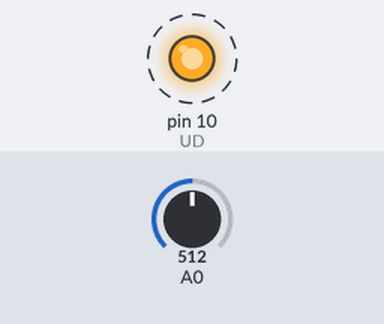
Simulated run of this sketch. Board: Arduino Uno, built with avr-gcc and run on an emulated ATmega328P. Parts: output pins drawn as LEDs (lit = HIGH). Dashed ring = blinking. The inputs (shaded band) are chosen by the test bench; at power-on: A0 = 512. Pins used as bus, display or sensor lines are not drawn; what the sketch prints to the serial monitor is not drawn.

Above: at 0.5 s.
Timing chart, 0 to 5.0 s (numbered marks = the images above):
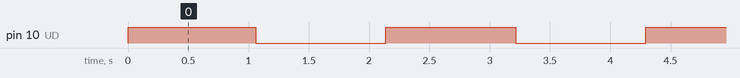

The sketch:

digit_pot_check.ino
```cpp
// digit pot
#define UD  10                         // выходы к которым подключен модуль
#define INC 11
#define CS  12
//


int digitpot_pos=0;
bool digitpot_direct=1; // 0 -down // 1-up


void setup()  {

  //digit pot
  pinMode(INC, OUTPUT);
  pinMode(UD, OUTPUT);
  pinMode(CS, OUTPUT);
  digitalWrite(CS, HIGH);
   // to_down();

  Serial.begin(115200);

  pinMode(A0, INPUT);
  pinMode(INC, OUTPUT);
  pinMode(UD, OUTPUT);
  pinMode(CS, OUTPUT);
  digitalWrite(CS, HIGH);

}

void to_down(){
  for(int i=0;i<100;i++){
    down();
  }
  digitpot_direct=1;
  digitpot_pos=0;
}


void to_upx(int x){
  for(int i=0;i<x;i++){
    up();
  }
  digitpot_direct=0; //
  digitpot_pos=x;
}

void up(){                            // поднимает ползунок в верх на 1 ступень
  digitalWrite(UD, HIGH);             // на U/D подаем единицу
  digitalWrite(INC, HIGH);            // и на INC тоже
  digitalWrite(CS, LOW);              // включаем микросхему
  delayMicroseconds(1);               // ждем
  digitalWrite(INC, LOW);             // дергаем вход INC
  delayMicroseconds(1);
  digitalWrite(INC, HIGH);
  delayMicroseconds(1);
  digitalWrite(INC, LOW);                  // в этом случаи положение ползунка записано не будет
  digitalWrite(CS, HIGH);             // выключаем микросхему и записываем положение в EEPROM
}

void down(){                          // опускаем ползунок в верх на 1 ступень
  digitalWrite(UD, LOW);
  digitalWrite(INC, HIGH);
  digitalWrite(CS, LOW);
  delayMicroseconds(1);
  digitalWrite(INC, LOW);
  delayMicroseconds(1);
  digitalWrite(INC, HIGH);
  delayMicroseconds(1);
  digitalWrite(INC, LOW);                  // в этом случаи положение ползунка записано не будет
  digitalWrite(CS, HIGH);
}


void loop() {

  float a=analogRead(A0);

  float v = (a/1024)*5;
  float r2 = (9900*v)/(5-v);

  Serial.println(r2);
  //to_down();

 // Serial.print(" ");
  //Serial.println(digitpot_pos);

  if(digitpot_direct){
    up();
    digitpot_pos++;
  }
  else{
    down();
    digitpot_pos--;
  }

  if(digitpot_pos>50 || digitpot_pos<0){
    digitpot_direct=!digitpot_direct;
  }

  delay(20);

}
```

Measured:
- by itself, pin 10 (UD): alternates HIGH for 1.1 s and LOW for 1.1 s
